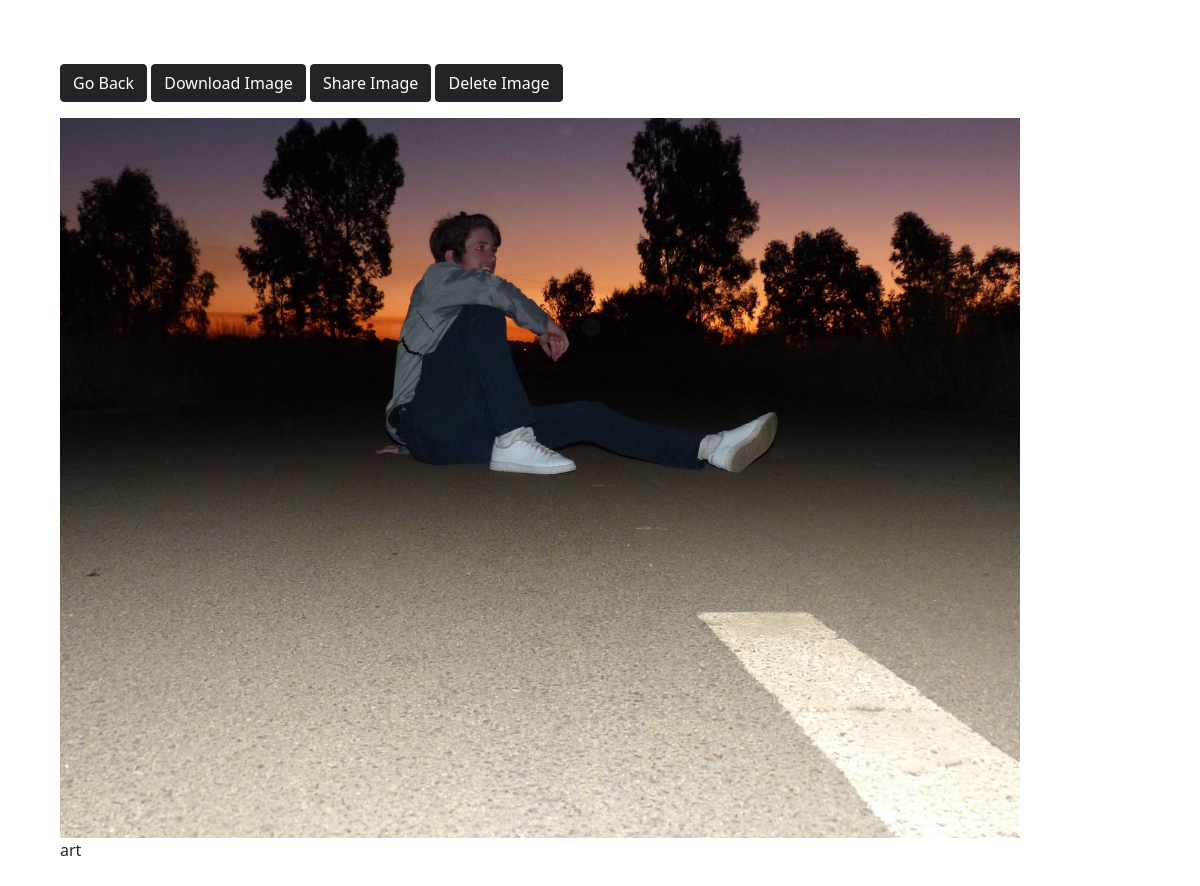
Screenshot of /uploads/photo/6/ (signed in) with the database file from the repository.
### uploads/models.py (models this page shows, shortened)
class Photo(models.Model):
    class Meta:
        verbose_name = 'Photo'
        verbose_name_plural = 'Photos'
    category = models.ForeignKey(
        Category, on_delete=models.SET_NULL, null=True, blank=True)
    image = models.ImageField(null=False, blank=False)
    description = models.TextField()

### uploads/views.py (the view)
# urls.py: path('photo/<str:pk>/', views.viewPhoto, name='photo'),
@login_required(login_url='login')
def viewPhoto(request, pk):
    photo = Photo.objects.get(id=pk)
    return render(request, 'photos/photo.html', {'photo': photo})

### uploads/templates/photos/photo.html (shortened to what this page needs)
<!DOCTYPE html>
<html>
<head>
    <link href="https://cdn.jsdelivr.net/npm/bootstrap@5.0.0-beta1/dist/css/bootstrap.min.css" rel="stylesheet"
>
</head>
<body class="m-5">
    <div class="container">
        <div class="row justify-content-center">
            <div class="col">
                <a href="{% url 'gallery' %}" class="btn btn-dark my-3">Go Back</a>
                <a href="{{ photo.image.url }}" class="btn btn-dark my-3"  download="{{ photo.description }}">Download Image</a>
       <a href="http://127.0.0.1:8000{{photo.image.url}}"  class="btn btn-dark my-3" onclick="copyURI(event)">Share Image</a>
                <td>
                    <a href="{% url 'photo' photo.id %}" class="btn btn-dark my-3">Delete Image</a>
                </td>
                <div style="height: 90vh;">
                    <img style="max-width: 100%; max-height: 100%;" src="{{photo.image.url}}">
                    <p>{{photo.description}}</p>
                </div>
            </div>
        </div>
    </div>
</body>
</html>

### rows the page displays
Photo: image (picture), description "art"
